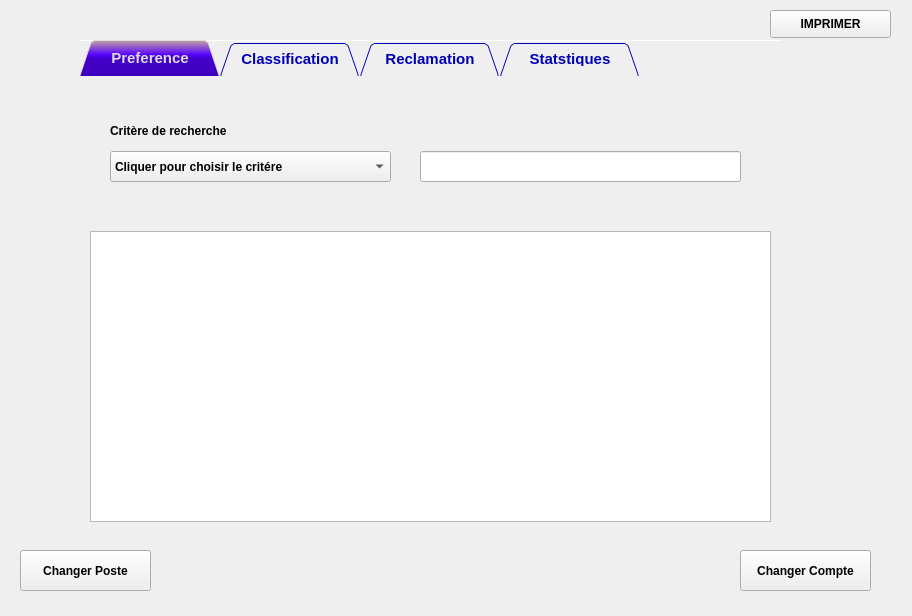
<?xml version="1.0" encoding="UTF-8"?>
<ui version="4.0">
 <class>Gestion</class>
 <widget class="QDialog" name="Gestion">
  <property name="geometry">
   <rect>
    <x>0</x>
    <y>0</y>
    <width>912</width>
    <height>616</height>
   </rect>
  </property>
  <property name="font">
   <font>
    <weight>75</weight>
    <bold>true</bold>
   </font>
  </property>
  <property name="windowTitle">
   <string>Gestion Abonne</string>
  </property>
  <property name="styleSheet">
   <string notr="true">#QWidget {

background:#404040;

}

QTabWidget::pane { /* The tab widget frame */

border-top: 5px solid #535353;

}

QTabWidget::tab-bar {

left: 0px; /* move to the right by 5px */

}

/* Style the tab using the tab sub-control. Note that it reads QTabBar _not_ QTabWidget */

QTabBar::tab {

background: #dcdcdc;

border: 2px solid #535353;

border-bottom-color: rgb(0, 0, 0); /* same as the pane color */

border-top-left-radius: 7px;

border-top-right-radius: 7px;

min-width: 120px;

padding: 8px;

color: rgb(0, 0, 184);

font-size:15px;

font-family:Arial, Helvetica, sans-serif;

}

QTabBar::tab:selected, QTabBar::tab:hover {

background: qlineargradient(x1: 0, y1: 0, x2: 0, y2: 1, stop: 0 #c3a1a1, stop: 0.4 rgb(85, 0, 255), stop: 0.5 rgb(67, 0, 202), stop: 1.0 #3f00bd);
color :white;
}

QTabBar::tab:selected {

border-color: rgb(0, 0, 0);

border-bottom-color: #535353; /* same as pane color */

color: #dcdcdc;

font-size:15px;

font-family:Arial, Helvetica, sans-serif;

}

QTabBar::tab:!selected {

margin-top: 2px; /* make non-selected tabs look smaller */

}

</string>
  </property>
  <widget class="QTabWidget" name="tabWidget">
   <property name="enabled">
    <bool>true</bool>
   </property>
   <property name="geometry">
    <rect>
     <x>80</x>
     <y>40</y>
     <width>701</width>
     <height>491</height>
    </rect>
   </property>
   <property name="maximumSize">
    <size>
     <width>701</width>
     <height>491</height>
    </size>
   </property>
   <property name="font">
    <font>
     <weight>75</weight>
     <bold>true</bold>
    </font>
   </property>
   <property name="focusPolicy">
    <enum>Qt::TabFocus</enum>
   </property>
   <property name="autoFillBackground">
    <bool>false</bool>
   </property>
   <property name="tabShape">
    <enum>QTabWidget::Triangular</enum>
   </property>
   <property name="currentIndex">
    <number>0</number>
   </property>
   <property name="iconSize">
    <size>
     <width>100</width>
     <height>100</height>
    </size>
   </property>
   <property name="elideMode">
    <enum>Qt::ElideNone</enum>
   </property>
   <property name="usesScrollButtons">
    <bool>true</bool>
   </property>
   <property name="documentMode">
    <bool>true</bool>
   </property>
   <property name="tabsClosable">
    <bool>false</bool>
   </property>
   <property name="movable">
    <bool>false</bool>
   </property>
   <widget class="QWidget" name="Preference">
    <attribute name="title">
     <string>Preference</string>
    </attribute>
    <widget class="QLabel" name="label_3">
     <property name="geometry">
      <rect>
       <x>30</x>
       <y>30</y>
       <width>171</width>
       <height>41</height>
      </rect>
     </property>
     <property name="font">
      <font>
       <weight>75</weight>
       <bold>true</bold>
      </font>
     </property>
     <property name="frameShape">
      <enum>QFrame::NoFrame</enum>
     </property>
     <property name="text">
      <string>Critère de recherche</string>
     </property>
     <property name="textFormat">
      <enum>Qt::RichText</enum>
     </property>
    </widget>
    <widget class="QComboBox" name="comboBox_preference">
     <property name="geometry">
      <rect>
       <x>30</x>
       <y>70</y>
       <width>281</width>
       <height>31</height>
      </rect>
     </property>
     <property name="font">
      <font>
       <weight>75</weight>
       <bold>true</bold>
      </font>
     </property>
     <property name="currentText">
      <string>Cliquer pour choisir le critére</string>
     </property>
     <item>
      <property name="text">
       <string>Cliquer pour choisir le critére</string>
      </property>
     </item>
     <item>
      <property name="text">
       <string>Adresse</string>
      </property>
     </item>
     <item>
      <property name="text">
       <string>Age</string>
      </property>
     </item>
     <item>
      <property name="text">
       <string>Sexe</string>
      </property>
     </item>
     <item>
      <property name="text">
       <string>Niveau d'etude</string>
      </property>
     </item>
    </widget>
    <widget class="QTableView" name="tab_preference">
     <property name="geometry">
      <rect>
       <x>10</x>
       <y>150</y>
       <width>681</width>
       <height>291</height>
      </rect>
     </property>
     <property name="font">
      <font>
       <weight>75</weight>
       <bold>true</bold>
      </font>
     </property>
    </widget>
    <widget class="QLineEdit" name="lineEdit_Preference">
     <property name="geometry">
      <rect>
       <x>340</x>
       <y>70</y>
       <width>321</width>
       <height>31</height>
      </rect>
     </property>
     <property name="font">
      <font>
       <weight>75</weight>
       <bold>true</bold>
      </font>
     </property>
    </widget>
   </widget>
   <widget class="QWidget" name="Classification">
    <attribute name="title">
     <string>Classification</string>
    </attribute>
    <widget class="QLabel" name="label_5">
     <property name="geometry">
      <rect>
       <x>40</x>
       <y>40</y>
       <width>171</width>
       <height>41</height>
      </rect>
     </property>
     <property name="font">
      <font>
       <weight>75</weight>
       <bold>true</bold>
      </font>
     </property>
     <property name="frameShape">
      <enum>QFrame::NoFrame</enum>
     </property>
     <property name="text">
      <string>Classer Selon : </string>
     </property>
     <property name="textFormat">
      <enum>Qt::RichText</enum>
     </property>
    </widget>
    <widget class="QRadioButton" name="radioButton_Nom">
     <property name="geometry">
      <rect>
       <x>140</x>
       <y>130</y>
       <width>251</width>
       <height>21</height>
      </rect>
     </property>
     <property name="font">
      <font>
       <weight>75</weight>
       <bold>true</bold>
      </font>
     </property>
     <property name="text">
      <string>Ordre Alphabitique des noms</string>
     </property>
    </widget>
    <widget class="QRadioButton" name="radioButton_AGEASC">
     <property name="geometry">
      <rect>
       <x>140</x>
       <y>50</y>
       <width>231</width>
       <height>21</height>
      </rect>
     </property>
     <property name="font">
      <font>
       <weight>75</weight>
       <bold>true</bold>
      </font>
     </property>
     <property name="text">
      <string>Ordre d'age croissant  </string>
     </property>
    </widget>
    <widget class="QTableView" name="tab_classification">
     <property name="geometry">
      <rect>
       <x>30</x>
       <y>180</y>
       <width>621</width>
       <height>251</height>
      </rect>
     </property>
     <property name="font">
      <font>
       <weight>75</weight>
       <bold>true</bold>
      </font>
     </property>
    </widget>
    <widget class="QRadioButton" name="radioButton_AGEDESC">
     <property name="geometry">
      <rect>
       <x>390</x>
       <y>50</y>
       <width>261</width>
       <height>21</height>
      </rect>
     </property>
     <property name="font">
      <font>
       <weight>75</weight>
       <bold>true</bold>
      </font>
     </property>
     <property name="text">
      <string>Ordre d'age decroissant  </string>
     </property>
    </widget>
    <widget class="QRadioButton" name="radioButton_ETUDEASC">
     <property name="geometry">
      <rect>
       <x>140</x>
       <y>90</y>
       <width>251</width>
       <height>21</height>
      </rect>
     </property>
     <property name="font">
      <font>
       <weight>75</weight>
       <bold>true</bold>
      </font>
     </property>
     <property name="text">
      <string>Ordre du niveau d'etude croissant</string>
     </property>
    </widget>
    <widget class="QRadioButton" name="radioButton_ETUDEDESC">
     <property name="geometry">
      <rect>
       <x>390</x>
       <y>90</y>
       <width>271</width>
       <height>21</height>
      </rect>
     </property>
     <property name="font">
      <font>
       <weight>75</weight>
       <bold>true</bold>
      </font>
     </property>
     <property name="text">
      <string>Ordre du niveau d'etude decroissant</string>
     </property>
    </widget>
   </widget>
   <widget class="QWidget" name="Reclamation">
    <attribute name="title">
     <string>Reclamation</string>
    </attribute>
    <widget class="QPushButton" name="pushButton_EnvoyerReclamation">
     <property name="geometry">
      <rect>
       <x>390</x>
       <y>420</y>
       <width>121</width>
       <height>28</height>
      </rect>
     </property>
     <property name="font">
      <font>
       <weight>75</weight>
       <bold>true</bold>
      </font>
     </property>
     <property name="text">
      <string>Envoyer </string>
     </property>
    </widget>
    <widget class="QPushButton" name="pushButton_AnnulerRec">
     <property name="geometry">
      <rect>
       <x>540</x>
       <y>420</y>
       <width>121</width>
       <height>28</height>
      </rect>
     </property>
     <property name="font">
      <font>
       <weight>75</weight>
       <bold>true</bold>
      </font>
     </property>
     <property name="text">
      <string>Annuler</string>
     </property>
    </widget>
    <widget class="QLabel" name="label_4">
     <property name="geometry">
      <rect>
       <x>60</x>
       <y>100</y>
       <width>211</width>
       <height>41</height>
      </rect>
     </property>
     <property name="font">
      <font>
       <weight>75</weight>
       <bold>true</bold>
      </font>
     </property>
     <property name="frameShape">
      <enum>QFrame::NoFrame</enum>
     </property>
     <property name="text">
      <string>Ecrire la reclamation ci-desous</string>
     </property>
     <property name="textFormat">
      <enum>Qt::RichText</enum>
     </property>
    </widget>
    <widget class="QTextEdit" name="textEdit_reclamation">
     <property name="geometry">
      <rect>
       <x>60</x>
       <y>160</y>
       <width>601</width>
       <height>231</height>
      </rect>
     </property>
     <property name="font">
      <font>
       <weight>75</weight>
       <bold>true</bold>
      </font>
     </property>
     <property name="html">
      <string>&lt;!DOCTYPE HTML PUBLIC &quot;-//W3C//DTD HTML 4.0//EN&quot; &quot;http://www.w3.org/TR/REC-html40/strict.dtd&quot;&gt;
&lt;html&gt;&lt;head&gt;&lt;meta name=&quot;qrichtext&quot; content=&quot;1&quot; /&gt;&lt;style type=&quot;text/css&quot;&gt;
p, li { white-space: pre-wrap; }
&lt;/style&gt;&lt;/head&gt;&lt;body style=&quot; font-family:'MS Shell Dlg 2'; font-size:7.8pt; font-weight:600; font-style:normal;&quot;&gt;
&lt;p style=&quot;-qt-paragraph-type:empty; margin-top:0px; margin-bottom:0px; margin-left:0px; margin-right:0px; -qt-block-indent:0; text-indent:0px; font-family:'MS Shell Dlg 2'; font-weight:400;&quot;&gt;&lt;br /&gt;&lt;/p&gt;&lt;/body&gt;&lt;/html&gt;</string>
     </property>
    </widget>
    <widget class="QLineEdit" name="lineEdit_ID_C">
     <property name="geometry">
      <rect>
       <x>60</x>
       <y>50</y>
       <width>321</width>
       <height>31</height>
      </rect>
     </property>
     <property name="font">
      <font>
       <weight>75</weight>
       <bold>true</bold>
      </font>
     </property>
    </widget>
    <widget class="QLabel" name="label">
     <property name="geometry">
      <rect>
       <x>60</x>
       <y>20</y>
       <width>161</width>
       <height>16</height>
      </rect>
     </property>
     <property name="font">
      <font>
       <weight>75</weight>
       <bold>true</bold>
      </font>
     </property>
     <property name="text">
      <string>Identifiant du centre :</string>
     </property>
    </widget>
   </widget>
   <widget class="QWidget" name="tab">
    <attribute name="title">
     <string>Statstiques</string>
    </attribute>
   </widget>
  </widget>
  <widget class="QPushButton" name="pushButton_changePoste">
   <property name="geometry">
    <rect>
     <x>20</x>
     <y>550</y>
     <width>131</width>
     <height>41</height>
    </rect>
   </property>
   <property name="font">
    <font>
     <weight>75</weight>
     <bold>true</bold>
    </font>
   </property>
   <property name="text">
    <string>Changer Poste</string>
   </property>
  </widget>
  <widget class="QPushButton" name="pushButton_changeCompte">
   <property name="geometry">
    <rect>
     <x>740</x>
     <y>550</y>
     <width>131</width>
     <height>41</height>
    </rect>
   </property>
   <property name="font">
    <font>
     <weight>75</weight>
     <bold>true</bold>
    </font>
   </property>
   <property name="text">
    <string>Changer Compte</string>
   </property>
  </widget>
  <widget class="QPushButton" name="pushButton_IMPRIME">
   <property name="geometry">
    <rect>
     <x>770</x>
     <y>10</y>
     <width>121</width>
     <height>28</height>
    </rect>
   </property>
   <property name="font">
    <font>
     <weight>75</weight>
     <bold>true</bold>
    </font>
   </property>
   <property name="text">
    <string>IMPRIMER</string>
   </property>
  </widget>
 </widget>
 <resources/>
 <connections/>
</ui>
